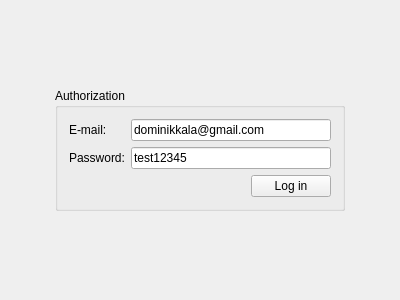
<?xml version="1.0" encoding="UTF-8"?>
<ui version="4.0">
 <class>LoginWgt</class>
 <widget class="QWidget" name="LoginWgt">
  <property name="geometry">
   <rect>
    <x>0</x>
    <y>0</y>
    <width>400</width>
    <height>300</height>
   </rect>
  </property>
  <property name="windowTitle">
   <string>LoginWgt</string>
  </property>
  <layout class="QVBoxLayout" name="verticalLayout">
   <item alignment="Qt::AlignHCenter|Qt::AlignVCenter">
    <widget class="QGroupBox" name="groupBox">
     <property name="sizePolicy">
      <sizepolicy hsizetype="Maximum" vsizetype="Maximum">
       <horstretch>0</horstretch>
       <verstretch>0</verstretch>
      </sizepolicy>
     </property>
     <property name="title">
      <string>Authorization</string>
     </property>
     <layout class="QGridLayout" name="gridLayout">
      <item row="0" column="0">
       <widget class="QLabel" name="label">
        <property name="text">
         <string>E-mail:</string>
        </property>
       </widget>
      </item>
      <item row="1" column="0">
       <widget class="QLabel" name="label_2">
        <property name="text">
         <string>Password:</string>
        </property>
       </widget>
      </item>
      <item row="0" column="2">
       <widget class="QLineEdit" name="edtMail">
        <property name="sizePolicy">
         <sizepolicy hsizetype="Fixed" vsizetype="Fixed">
          <horstretch>0</horstretch>
          <verstretch>0</verstretch>
         </sizepolicy>
        </property>
        <property name="minimumSize">
         <size>
          <width>200</width>
          <height>0</height>
         </size>
        </property>
        <property name="maximumSize">
         <size>
          <width>200</width>
          <height>16777215</height>
         </size>
        </property>
        <property name="baseSize">
         <size>
          <width>0</width>
          <height>0</height>
         </size>
        </property>
        <property name="inputMethodHints">
         <set>Qt::ImhEmailCharactersOnly</set>
        </property>
        <property name="text">
         <string>dominikkala@gmail.com</string>
        </property>
       </widget>
      </item>
      <item row="1" column="2">
       <widget class="QLineEdit" name="edtPass">
        <property name="sizePolicy">
         <sizepolicy hsizetype="Fixed" vsizetype="Fixed">
          <horstretch>0</horstretch>
          <verstretch>0</verstretch>
         </sizepolicy>
        </property>
        <property name="minimumSize">
         <size>
          <width>200</width>
          <height>0</height>
         </size>
        </property>
        <property name="maximumSize">
         <size>
          <width>200</width>
          <height>16777215</height>
         </size>
        </property>
        <property name="inputMethodHints">
         <set>Qt::ImhNone</set>
        </property>
        <property name="text">
         <string>test12345</string>
        </property>
       </widget>
      </item>
      <item row="2" column="2">
       <layout class="QHBoxLayout" name="horizontalLayout">
        <item>
         <spacer name="horizontalSpacer">
          <property name="orientation">
           <enum>Qt::Horizontal</enum>
          </property>
          <property name="sizeHint" stdset="0">
           <size>
            <width>40</width>
            <height>20</height>
           </size>
          </property>
         </spacer>
        </item>
        <item>
         <widget class="QPushButton" name="btnLogin">
          <property name="sizePolicy">
           <sizepolicy hsizetype="Maximum" vsizetype="Fixed">
            <horstretch>0</horstretch>
            <verstretch>0</verstretch>
           </sizepolicy>
          </property>
          <property name="maximumSize">
           <size>
            <width>100</width>
            <height>16777215</height>
           </size>
          </property>
          <property name="text">
           <string>Log in</string>
          </property>
         </widget>
        </item>
       </layout>
      </item>
     </layout>
    </widget>
   </item>
  </layout>
 </widget>
 <layoutdefault spacing="6" margin="11"/>
 <resources/>
 <connections/>
</ui>
